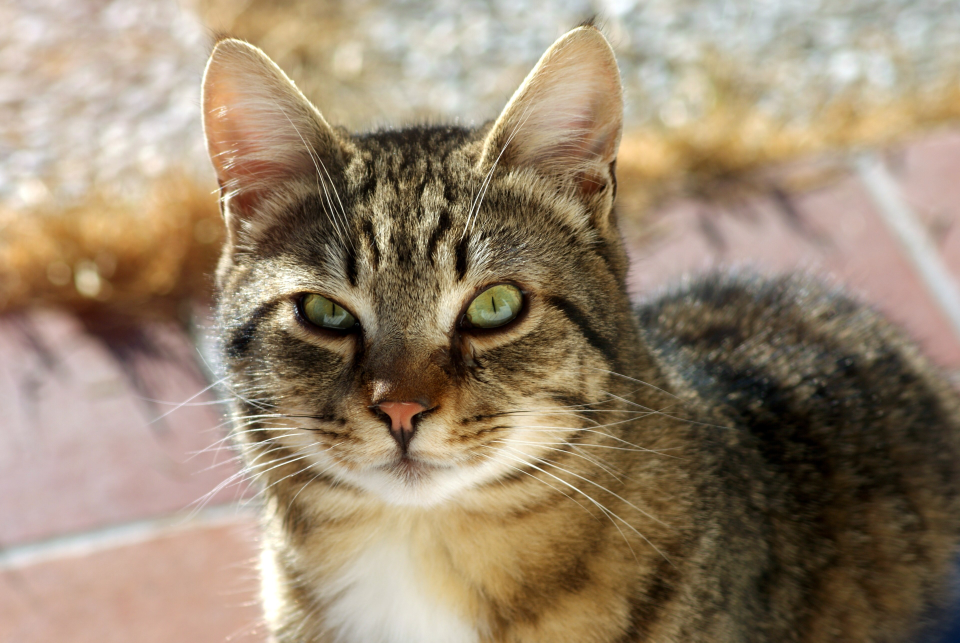
#> input picture image-processing/cat.jpg, 3840 x 2571 px, found by its file name (shown at 1/4 size)
$ python 04_edge_detection.py   (older library calls are emulated)
#> lines starting #> are read from the running program, lines starting #| are printed output that depends on the picture; after the words box and inside, x2 and y2 are one past the last pixel; in counts of white or black regions, pixels touching at a corner belong together
import cv2

img=cv2.imread("image-processing/cat.jpg")
#> img is the input picture: shape (2571, 3840, 3); mean B, G, R 111.9, 134.8, 152.9
cv2.namedWindow("Original",cv2.WINDOW_NORMAL)
cv2.imshow("Original", img)

if img is None:
    print("error: could not load image")
    exit()

#sobel edge detection
gray=cv2.cvtColor(img,cv2.COLOR_BGR2GRAY)
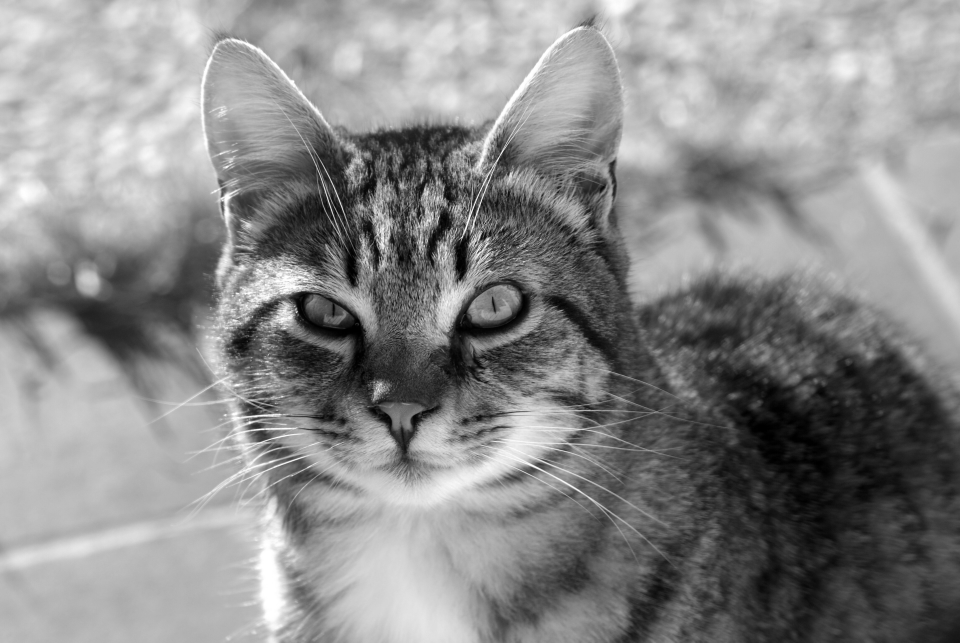
#> gray: shape (2571, 3840) (shown at 1/4 size); min 0, max 255, mean 137.6
sobel_x=cv2.Sobel(gray,cv2.CV_64F,1,0,ksize=5)
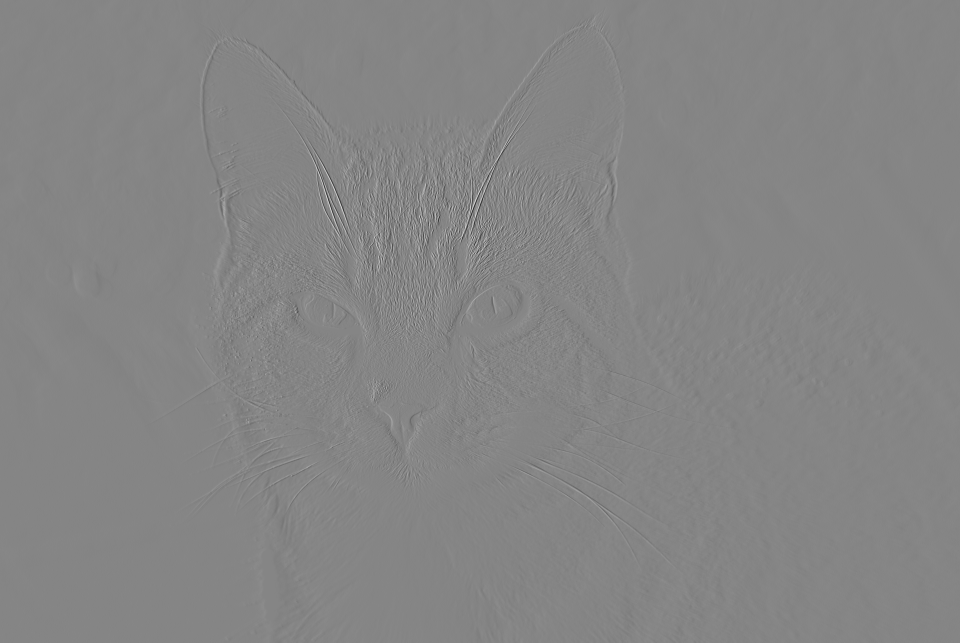
#> sobel_x: shape (2571, 3840) float64 (shown at 1/4 size); min -10295, max 9381, mean -1.8; drawn with min black and max white
sobel_x=cv2.convertScaleAbs(sobel_x)
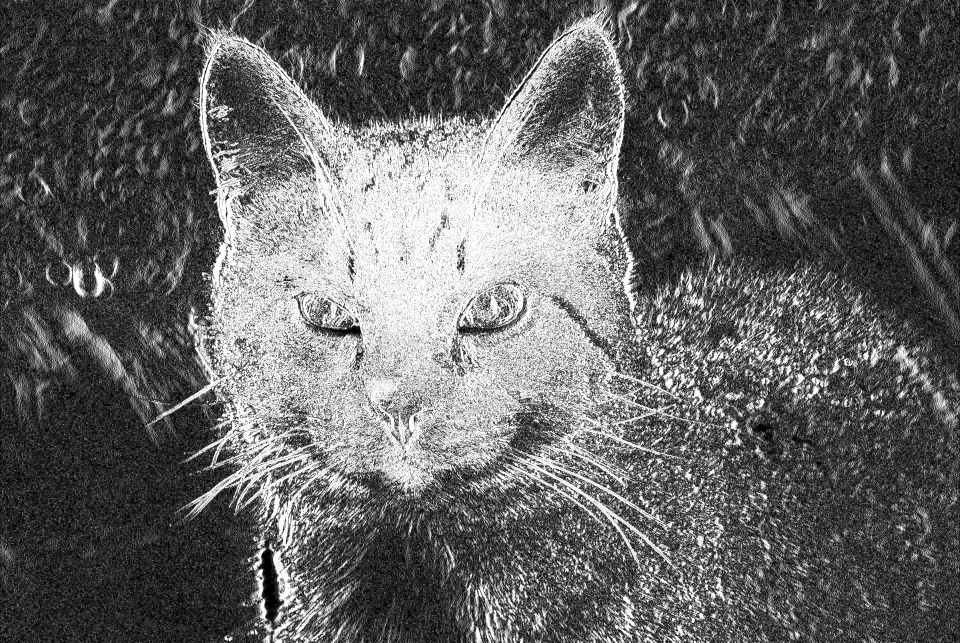
#> sobel_x: shape (2571, 3840) (shown at 1/4 size); min 0, max 255, mean 99.1
cv2.namedWindow("Sobel X",cv2.WINDOW_NORMAL)
cv2.imshow("Sobel X",sobel_x)
cv2.waitKey(3000)

sobel_y=cv2.Sobel(gray,cv2.CV_64F,0,1,ksize=5)
sobel_y=cv2.convertScaleAbs(sobel_y)
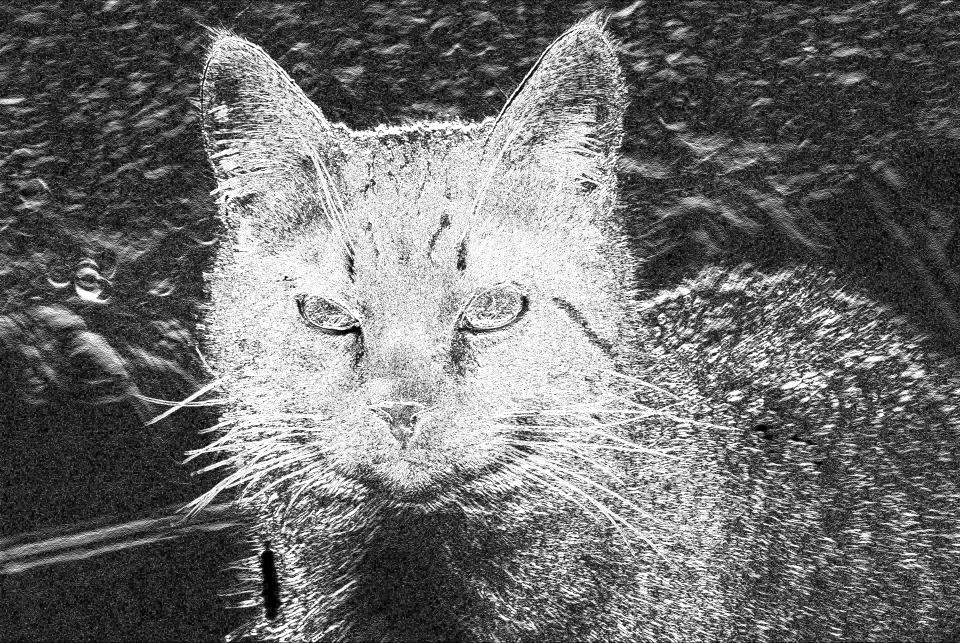
#> sobel_y: shape (2571, 3840) (shown at 1/4 size); min 0, max 255, mean 110.7
cv2.namedWindow("Sobel Y",cv2.WINDOW_NORMAL)
cv2.imshow("Sobel Y",sobel_y)
cv2.waitKey(3000)

sobel_combined=cv2.addWeighted(sobel_x,0.5,sobel_y,0.5,0)
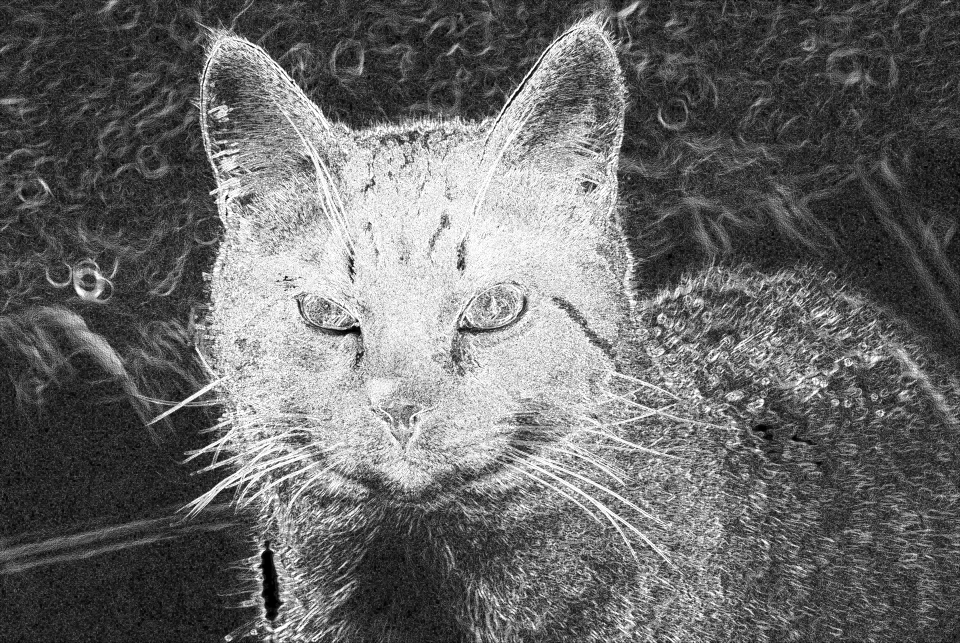
#> sobel_combined: shape (2571, 3840) (shown at 1/4 size); min 0, max 255, mean 104.9
sobel_combined=cv2.convertScaleAbs(sobel_combined)
cv2.namedWindow("Sobel Combined",cv2.WINDOW_NORMAL)
cv2.imshow("Sobel Combined",sobel_combined)
cv2.waitKey(3000)


#laplacian edge detection
laplacian=cv2.Laplacian(gray,cv2.CV_64F)
laplacian=cv2.convertScaleAbs(laplacian)
cv2.namedWindow("Laplacian",cv2.WINDOW_NORMAL)
cv2.imshow("Laplacian",laplacian)
cv2.waitKey(3000)

#canny edge detection
canny=cv2.Canny(gray,100,200)
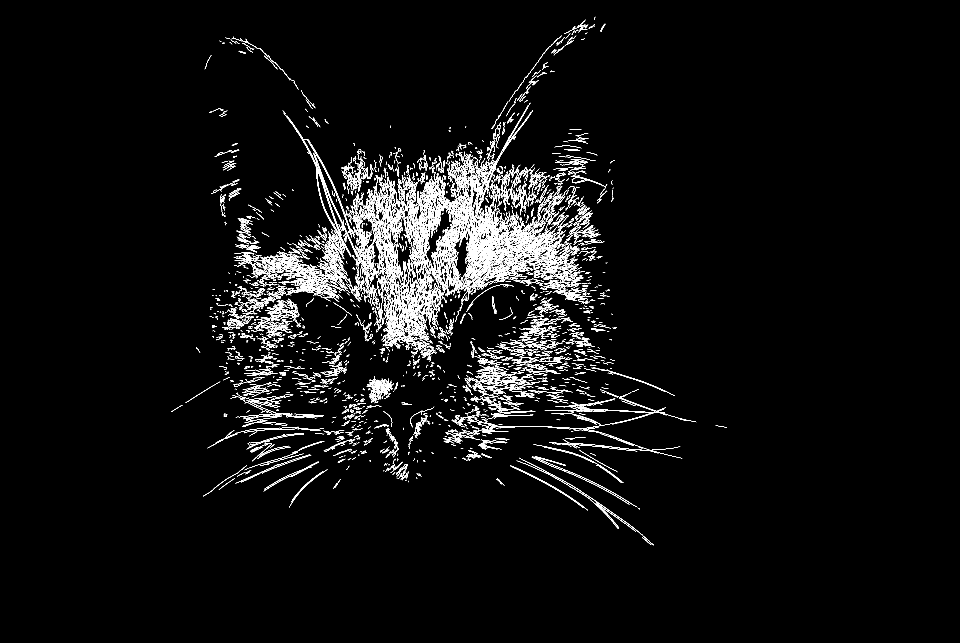
#> canny: shape (2571, 3840) (shown at 1/4 size); 2.2% white in thin lines or dots, all inside (x1, y1, x2, y2) = (685, 67, 2908, 2181)
canny=cv2.convertScaleAbs(canny)
cv2.namedWindow("Canny",cv2.WINDOW_NORMAL)
cv2.imshow("Canny",canny)
cv2.waitKey(3000)

blur=cv2.GaussianBlur(gray,(5,5),0)
canny_blur=cv2.Canny(blur,100,200)
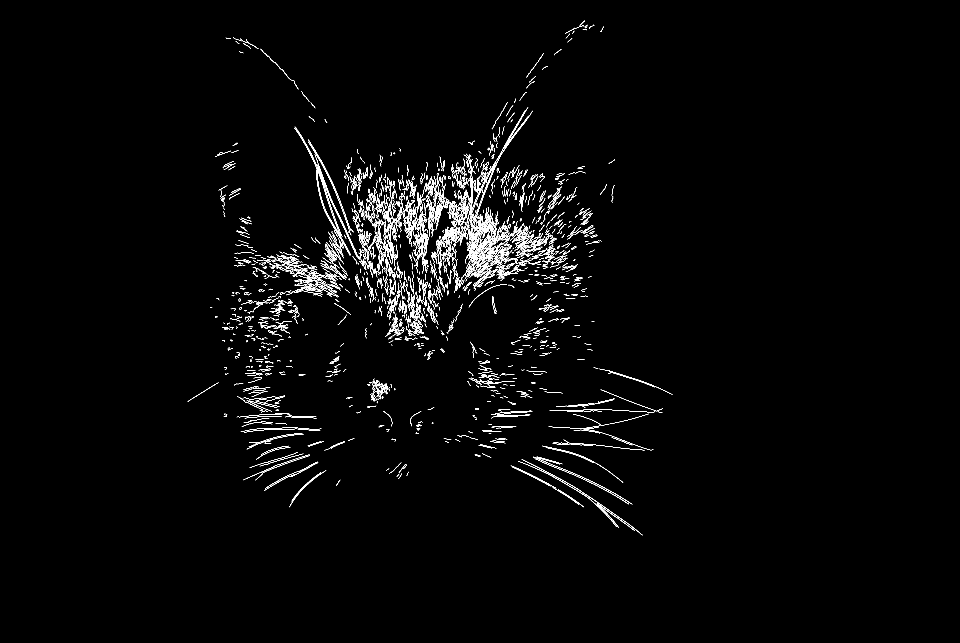
#> canny_blur: shape (2571, 3840) (shown at 1/4 size); 1% white in thin lines or dots, all inside (x1, y1, x2, y2) = (750, 82, 2691, 2141)
canny_blur=cv2.convertScaleAbs(canny_blur)
cv2.namedWindow("Canny Blurred",cv2.WINDOW_NORMAL)
cv2.imshow("Canny Blurred",canny_blur)
cv2.waitKey(3000)
